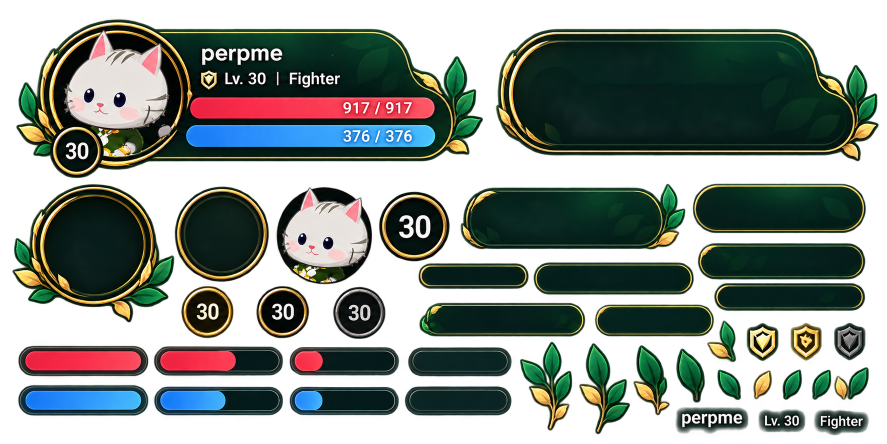
#> input picture art/hud-atlas.png, 1774 x 887 px (shown at 1/2 size); its folder holds 2 pictures in this run
$ python build-hud.py
#> lines starting #> are read from the running program, lines starting #| are printed output that depends on the picture
# Cuts the pictures of the HUD out of the two painted sheets in art/: the player's frame, its portrait and the ring
# around it from art/hud-atlas.png; the ring of the radar, its zoom buttons and the landmark icons from
# art/minimap-atlas.png. The sheets are paintings, not grids: every sprite is listed below by its box, in pixels of
# its sheet. The pieces go to assets/ui/hud/ at the size they have on the sheet, about twice what the page shows them
# at; index.html places them (the numbers it needs are in the notes beside each sprite).
#
# Run it from anywhere, after a sheet or a box has changed (it needs Pillow and numpy):
#   python3 tools/build-hud.py
import os
import numpy as np
from PIL import Image

ROOT = os.path.dirname(os.path.dirname(os.path.abspath(__file__)))
OUT = os.path.join(ROOT, 'assets', 'ui', 'hud')

# name: (sheet, (left, top, right, bottom))
SPRITES = {
    # the player's frame, empty: the gold line of its body runs from y = 9 to y = 246, the body ends at x = 635 at
    # the top and x = 716 at the bottom, and the leaves reach to the right edge
    'frame': ('hud', (991, 57, 1758, 323)),
    # the ring of the portrait with its laurel: the dark disc inside is centred on (163, 122) and 97 px in radius
    'portrait-ring': ('hud', (24, 368, 349, 645)),
    'portrait': ('hud', (552, 374, 745, 569)),          # the kitten, on a disc of its own
    'shield': ('hud', (1493, 646, 1558, 723)),          # the mark before the level
    # the ring of the radar with its "N": see radar_ring() for the hole the live radar shows through
    'radar-ring': ('minimap', (471, 19, 851, 445)),
    'zoom-in': ('minimap', (1514, 128, 1616, 231)),
    'zoom-out': ('minimap', (1514, 231, 1616, 334)),
    'zoom-in-lit': ('minimap', (1640, 122, 1735, 217)),     # the same two under the cursor
    'zoom-out-lit': ('minimap', (1640, 221, 1735, 318)),
    'skull': ('minimap', (1379, 529, 1430, 586)),       # landmarks of the radar and the world map: a boss lair,
    'chest': ('minimap', (1445, 538, 1496, 583)),       # a chest,
    'house': ('minimap', (1515, 534, 1572, 585)),       # the town
}

# The radar ring on its sheet is a whole radar, map and all. The live radar is drawn under it, so the disc inside the
# gold ring is cut out - all but the "N" plate, which lies over the top of it.
# In the sprite's own pixels: the centre of the ring, the radius of the hole (the gold begins at 175), and the plate as
# an ellipse (centre x, centre y, radius x, radius y) around its gold edge.
RADAR = {'cx': 188.5, 'cy': 224, 'hole': 174, 'plate': (191, 56, 52, 33)}


def radar_ring(im):
    px = np.array(im).astype(np.float32)
    h, w = px.shape[:2]
    yy, xx = np.mgrid[0:h, 0:w]
    r = np.hypot(xx - RADAR['cx'], yy - RADAR['cy'])
    inside = np.clip(RADAR['hole'] + 0.5 - r, 0, 1)   # 1 inside the hole, with a soft pixel at its edge
    px0, py0, rx, ry = RADAR['plate']
    plate = ((xx - px0) / rx) ** 2 + ((yy - py0) / ry) ** 2 <= 1
    px[..., 3] *= np.where(plate, 1, 1 - inside)
    return Image.fromarray(px.astype(np.uint8), 'RGBA')


def main():
    os.makedirs(OUT, exist_ok=True)
    sheets = {}
    for name, (sheet, box) in SPRITES.items():
        if sheet not in sheets: sheets[sheet] = Image.open(os.path.join(ROOT, 'art', f'{sheet}-atlas.png')).convert('RGBA')
        im = sheets[sheet].crop(box)
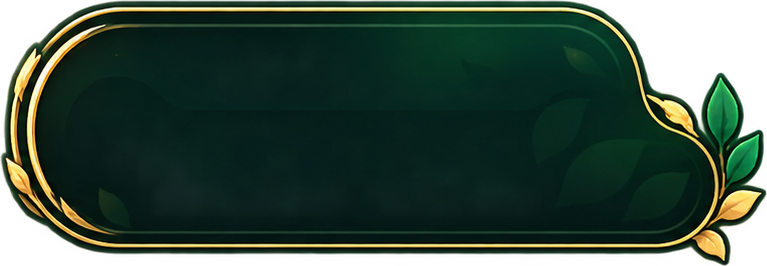
#> im: PIL image 767x266 RGBA; mean R, G, B, A 18.2, 39.5, 26.5, 209.9; transparent parts drawn white
        if name == 'radar-ring': im = radar_ring(im)
        path = os.path.join(OUT, f'{name}.png')
        im.save(path, optimize=True)
        print(f'{name}.png  {im.width} x {im.height}  {os.path.getsize(path) // 1024} KB')
#| frame.png  767 x 266  209 KB


if __name__ == '__main__':
    main()
